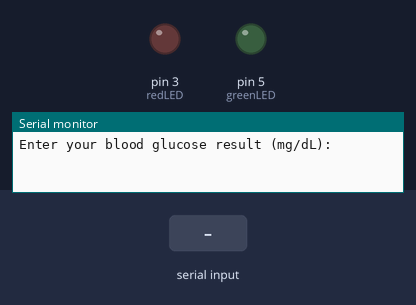
The sketch below on a simulated Arduino Uno, built with avr-gcc and run on an emulated ATmega328P. Shown: output pins drawn as LEDs (lit = HIGH), the last lines printed to the serial monitor. Dashed ring = blinking. The inputs (shaded band) are chosen by the test bench.

Above: at 1.3 s.
1.4 s: "30,150\n" received over Serial
At 1.65 s:
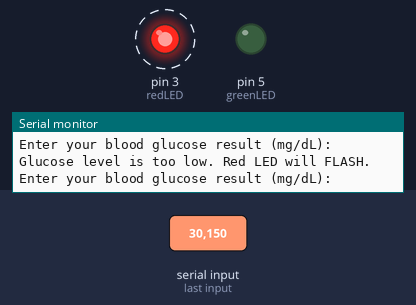
4.4 s: "90,45\n" received over Serial
At 5.3 s:
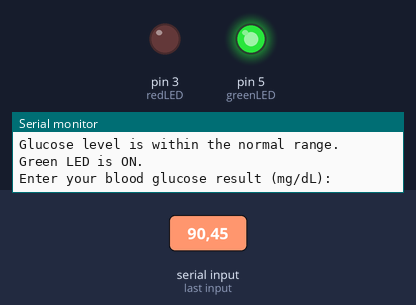
5.9 s: "5\n" received over Serial
At 6.15 s:
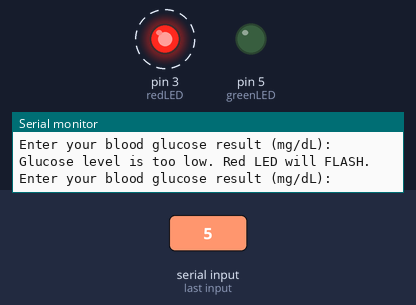
8.9 s: "90\n" received over Serial
At 9.9 s:
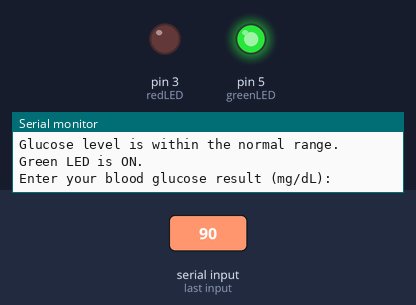
Timing chart, 0 to 20.4 s (numbered marks = the images above; inputs shaded):
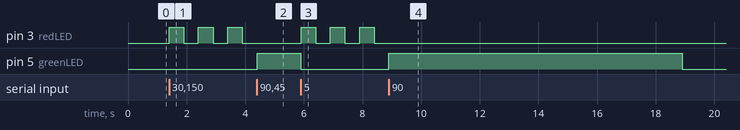

Measured:
- after the input at 1.4 s, pin 3 (redLED): alternates HIGH for 0.50 s and LOW for 0.50 s, starting at once
- after the input at 4.4 s, pin 3 (redLED): stays LOW (without the input it goes to HIGH after 0.00 s); pin 5 (greenLED): LOW → HIGH at once
- after the input at 5.9 s, pin 3 (redLED): alternates HIGH for 0.50 s and LOW for 0.50 s, starting at once; pin 5 (greenLED): HIGH → LOW at once
- after the input at 8.9 s, pin 3 (redLED): stops changing and stays LOW; pin 5 (greenLED): LOW → HIGH at once, → LOW 10.0 s later

The sketch:

LEDclassification.ino
```cpp
// Define LED pins
const int greenLED = 5;  // Pin for green LED
const int redLED = 3;    // Pin for red LED

unsigned long startTime = 0;  // To store the start time
bool timerActive = false;     // To track if the 10-second timer is active
bool isFlashing = false;      // To indicate if the red LED should flash

void setup() {
  // Set LED pins as output
  pinMode(greenLED, OUTPUT);
  pinMode(redLED, OUTPUT);

  // Start serial communication
  Serial.begin(115200);
  delay(100);  // Small delay for stability
  Serial.println("Enter your blood glucose result (mg/dL):");
}

void loop() {
  // Check if serial data is available
  if (Serial.available() > 0) {
    // Read the input as a string
    String input = Serial.readStringUntil('\n');
    input.trim();  // Remove any whitespace or newlines

    // Convert input to an integer
    int glucoseLevel = input.toInt();

    // Reset LEDs and start the timer
    digitalWrite(greenLED, LOW);
    digitalWrite(redLED, LOW);
    timerActive = true;    // Start the timer
    startTime = millis();  // Record the start time
    isFlashing = false;    // Reset flashing state

    // Check glucose level
    if (glucoseLevel >= 80 && glucoseLevel <= 130) {
      Serial.println("Glucose level is within the normal range. Green LED is ON.");
      digitalWrite(greenLED, HIGH);  // Turn on green LED
    } else if (glucoseLevel < 80) {
      Serial.println("Glucose level is too low. Red LED will FLASH.");
      isFlashing = true;  // Start flashing logic
    } else if (glucoseLevel > 130) {
      Serial.println("Glucose level is too high. Red LED is ON.");
      digitalWrite(redLED, HIGH);  // Turn on red LED
    }

    // Prompt for next input
    Serial.println("Enter your blood glucose result (mg/dL):");
  }

  // Handle flashing logic
  if (isFlashing) {
    unsigned long currentTime = millis();
    static unsigned long lastToggleTime = 0;       // To track the last toggle time
    if (currentTime - lastToggleTime >= 500) {     // Toggle every 500 ms
      digitalWrite(redLED, !digitalRead(redLED));  // Toggle red LED
      lastToggleTime = currentTime;
    }
  }

  // Handle the universal 10-second timeout
  if (timerActive) {
    unsigned long currentTime = millis();
    if (currentTime - startTime >= 10000) {  // After 10 seconds
      timerActive = false;                   // Disable the timer
      isFlashing = false;                    // Stop flashing
      digitalWrite(greenLED, LOW);           // Turn off green LED
      digitalWrite(redLED, LOW);             // Turn off red LED
      Serial.println("10 seconds elapsed. Both LEDs are OFF.");
    }
  }
}
```
